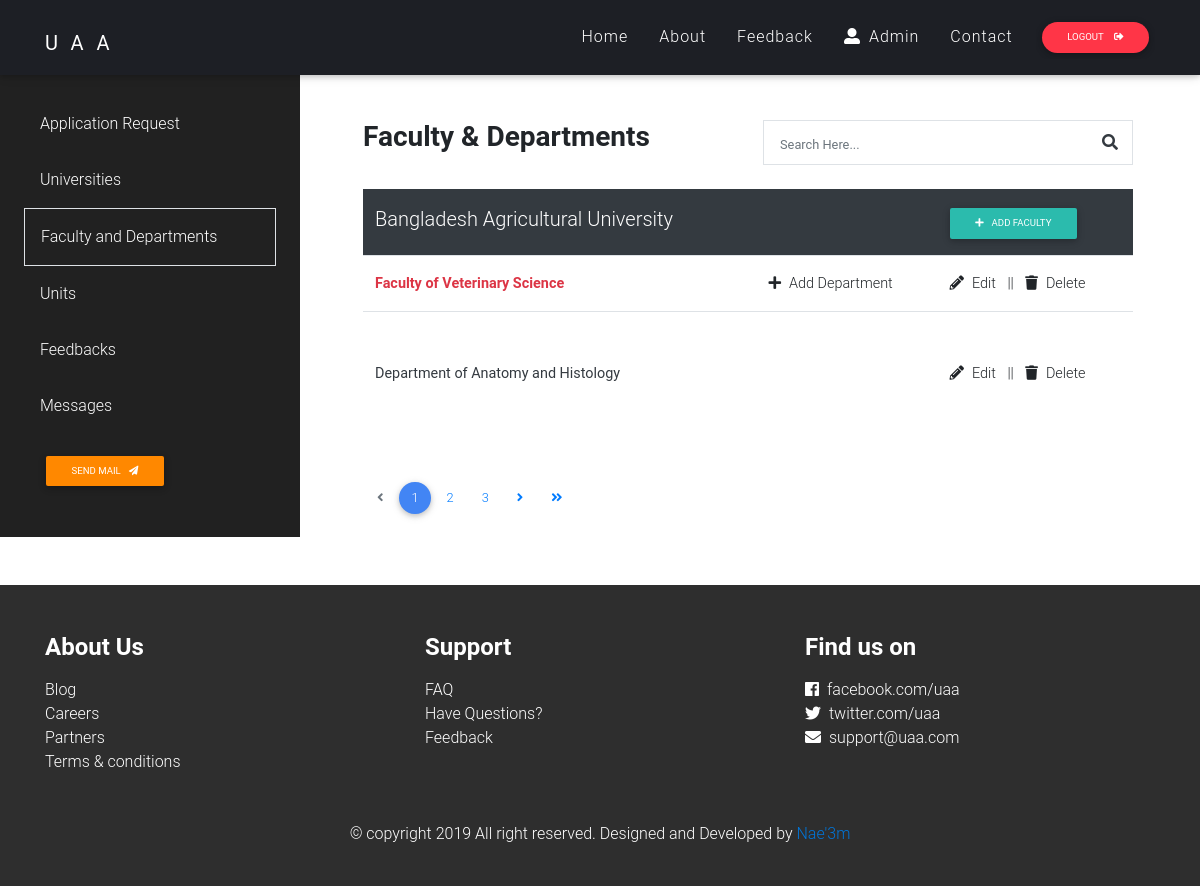
Page /administration/departments/ (signed in) on the committed database.
### universities/models.py (models this page shows, shortened)
class University(models.Model):
	name 	    = models.CharField(max_length=255, blank=True, null=True)
	category    = models.CharField(max_length=120, choices=UNIVERSITY_CATEGORY_CHOICE, blank=True, null=True)
	about 		= RichTextField(blank=True, null=True)
	slug 		= models.SlugField(unique=True)
	rank 		= models.IntegerField(blank=True, null=True)
	established = models.CharField(max_length=4, blank=True, null=True)
	address     = models.TextField(max_length=500, blank=True, null=True)
	website 	= models.CharField(max_length=200, blank=True, null=True)
	email		= models.CharField(max_length=255, blank=True, null=True)
	phone 		= models.CharField(max_length=20, blank=True, null=True)
	logo		= models.FileField(upload_to='Logo/', blank=True)
	class Meta:
		verbose_name = 'University'
		verbose_name_plural = 'Universities'
		ordering = ('name',)
	def get_absolute_url(self):
		return reverse('universities:university', kwargs={"slug": self.slug})

class Faculty(models.Model):
	uni_name = models.ForeignKey(University, blank=True, null=True, on_delete=models.CASCADE)
	f_name = models.CharField(max_length=255, blank=True, null=True)
	class Meta:
		verbose_name = 'Faculty'
		verbose_name_plural = 'Faculties'

class Department(models.Model):
	uni_name   = models.ForeignKey(University, on_delete=models.CASCADE, blank=True, null=True)
	faculty    = models.ForeignKey(Faculty, on_delete=models.CASCADE, blank=True, null=True)
	dept_name  = models.CharField(max_length=255, blank=True, null=True)
	short_form = models.CharField(max_length=255, blank=True, null=True)
	slug       = models.SlugField(unique=True, blank=True)
	content	   = RichTextField(blank=True, null=True)
	degree     = models.CharField(max_length=255, blank=True, null=True)
	credit	   = models.IntegerField(blank=True, null=True)
	duration   = models.IntegerField(blank=True, null=True)
	language   = models.CharField(max_length=50, blank=True, null=True)
	seat       = models.IntegerField(blank=True, null=True)
	quality    = models.DecimalField(max_digits=5, decimal_places=2, blank=True, null=True)
	lab		   = models.DecimalField(max_digits=5, decimal_places=2, blank=True, null=True)
	curriculam = models.DecimalField(max_digits=5, decimal_places=2, blank=True, null=True)
	extra 	   = models.DecimalField(max_digits=5, decimal_places=2, blank=True, null=True)
	success    = models.DecimalField(max_digits=5, decimal_places=2, blank=True, null=True)
	employ_ability = models.DecimalField(max_digits=5, decimal_places=2, blank=True, null=True)
	def get_absolute_url(self):
		return reverse('universities:department', args=[self.slug])

### staff/views.py (the view)
# urls.py: path('departments/', login_required(views.departments), name='departments'),
def departments(request):
	if request.user.is_staff or request.user.is_superuser:
		university_list = University.objects.all().order_by('name')
		faculties = Faculty.objects.all().order_by('f_name')
		departments = Department.objects.all().order_by('dept_name')
		query = request.GET.get("q")
		if query:
			university_list = university_list.filter(
				Q(name__icontains=query) |
				Q(category__icontains=query)
			).distinct()
		paginator = Paginator(university_list, 1)
		page = request.GET.get('page')
		try:
			university = paginator.page(page)
		except PageNotAnInteger:
			university = paginator.page(1)
		except EmptyPage:
			university = paginator.page(paginator.num_pages)
		context = {
			'university': university,
			'faculties': faculties,
			'departments': departments,
		}
		return render(request, 'staff/departments.html', context)
	else:
		return render(request, 'staff/page_not_found.html')

### staff/templates/staff/departments.html (shortened to what this page needs)
{% extends 'base.html' %}
{% block main-content %}
	<br>
	<div class="container-fluid mt-5">
		<div class="row">
			<div class="col-md-3 mr-5 col-sm-12 elegant-color-dark p-4">
				<nav class="nav flex-column">
				  <a class="nav-link text-white p-3" href="{% url 'staff:staff_home' %}">Application Request</a>
				  <a class="nav-link text-white p-3" href="{% url 'staff:universities' %}">Universities</a>
				  <a class="nav-link text-white border p-3" href="{% url 'staff:departments' %}">Faculty and Departments</a>
				  <a class="nav-link text-white p-3" href="{% url 'staff:units' %}">Units</a>
				  <a class="nav-link text-white p-3" href="{% url 'staff:feedbacks' %}">Feedbacks</a>
				  <a class="nav-link text-white p-3" href="{% url 'staff:queries' %}">Messages</a>
				  <a class="nav-link text-white p-3" href="{% url 'staff:send_mail' %}"><button class="btn btn-warning btn-sm">Send Mail<i class="fas fa-paper-plane ml-2"></i></button></a>
				</nav>
			</div>
			<div class="col-md-8 col-sm-12 mt-5">
				<div class="row">
					<div class="col-12 col-md-6 col-sm-6">
						<h3 class="font-weight-bold mb-4">Faculty & Departments</h3>
					</div>
					<div class="col-12 col-sm-6 col-md-6">
						<form method="GET">
							<div class="md-form input-group form-sm border">
								<input class="form-control border border-0" type="text" placeholder="Search Here..." name="q" value="{{ request.GET.q }}">
								<button type="submit" class="border border-0 transparent"><i class="fa fa-search text-dark mr-2"></i></button>
							</div>
						</form>
					</div>
				</div>
				<div class="row">
					<div class="col-12">
						<div class="load-departments">
						{% include 'staff/department_list.html' %}
						</div>
					</div>
				</div>
			</div>
		</div>
	</div>
{% endblock %}

### staff/templates/staff/department_list.html
<table class="table mb-5 table-borderless">
	{% for uni in university %}
		<thead class="thead-dark">
			<tr>
				<th scope="col">
					<a href="{{ uni.get_absolute_url }}" class="font-weight-bold text-white"><h5>{{ uni.name }}</h5></a>
				</th>
				<th scope="col"></th>
				<th scope="col">
					<a href="{% url 'staff:add_faculty' uni_id=uni.id %}" class="btn btn-default btn-sm"><i class="fas fa-plus mr-2"></i>Add Faculty</a>
				</th>
			</tr>
	</thead>
	<tbody>
		{% for fac in faculties %}
			{% if fac.uni_name.name == uni.name %}
			<tr class="border-bottom border-top">
				<th scope="row" class="text-danger font-weight-bold">{{ fac.f_name }}</th>
				<td>
					<a href="{% url 'staff:add_department' id=fac.id %}" style="cursor: pointer;" ><i class="fas fa-plus mr-2"></i>Add Department</a>
				</td>
				<td>
					<a href="{% url 'staff:edit_faculty' id=fac.id %}" style="cursor: pointer;" class="mr-2"><i class="fas fa-pencil-alt mr-2"></i>Edit</a> ||
					<a class="ml-2" onclick="deleteFaculty('{{ fac.id }}');"><i class="fas fa-trash mr-2"></i>Delete</a>
				</td>
			</tr>
			<tr>
				<th scope="row">
				{% for dept in departments %}
					{% if dept.uni_name.name == uni.name and dept.faculty.f_name == fac.f_name %}
					<tr>
						<th scope="row">
							<a href="{{ dept.get_absolute_url }}" class="text-dark">{{ dept.dept_name }}</a>
						</th>
						<td></td>
						<td>
							<a href="{% url 'staff:edit_department' id=dept.id %}" style="cursor: pointer;" class="mr-2"><i class="fas fa-pencil-alt mr-2"></i>Edit</a> ||
							<a class="ml-2" onclick="deleteDept('{{ dept.id }}');"><i class="fas fa-trash mr-2"></i>Delete</a>
						</td>
					</tr>
					{% endif %}
				{% endfor %}
				</th>
				<td></td>
				<td></td>
			</tr>
			{% endif %}
		{% endfor %}
	</tbody>
	{% endfor %}
</table>
{% if university.has_other_pages %}
<nav aria-label="Page navigation example">
    <ul class="pagination pagination-circle pg-blue">
        {% if university.has_previous %}
        <li class="page-item"><a href="?page=1" class="page-link"><i class="fas fa-angle-double-left"></i></a></li>
        <li class="page-item"><a href="?page={{ university.previous_page_number }}" class="page-link"><i class="fas fa-angle-left"></i></a></li>
        {% else %}
        <li class="page-item disabled"><span class="page-link"><i class="fas fa-angle-left"></i></span></li>
        {% endif %}
        {% for i in university.paginator.page_range %}
            {% if university.number == i %}
                <li class="page-item active">
                    <span class="page-link">{{ i }}<span class="sr-only">(current)</span></span>
                </li>
            {% elif i > university.number|add:'-3' and i < university.number|add:'3' %}
                <li class="page-item"><a href="?page={{ i }}" class="page-link">{{ i }}</a></li>
            {% endif %}
        {% endfor %}
        {% if university.has_next %}
            <li class="page-item"><a href="?page={{ university.next_page_number }}" class="page-link"><i class="fas fa-angle-right"></i></a></li>
            <li class="page-item"><a href="?page={{ university.paginator.num_pages }}" class="page-link"><i class="fas fa-angle-double-right"></i></a></li>
        {% else %}
            <li class="page-item disabled"><span class="page-link"><i class="fas fa-angle-right"></i></span></li>
        {% endif %}
    </ul>
</nav>
{% endif %}

### rows in the picture
University: name "Bangladesh Agricultural University"
Faculty: f_name "Faculty of Veterinary Science"
Department: dept_name "Department of Anatomy and Histology"

### other values in the picture
{{ i }} "1"
{{ i }} "2" "3"
